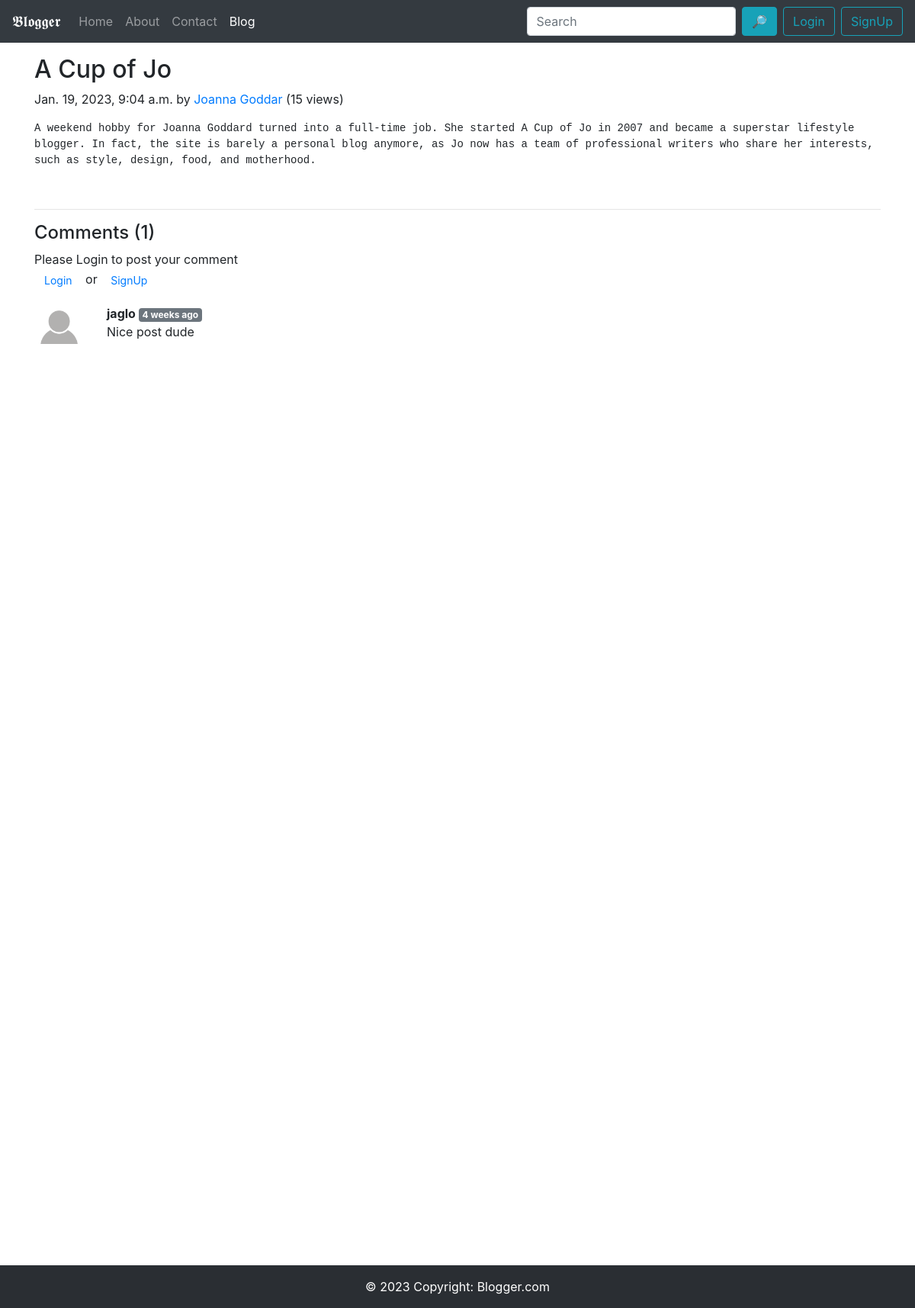
The app's page /blog/A_Cup_of_Jo with its own data.
### blogapp/models.py (models this page shows, shortened)
class Post(models.Model):
    sno=models.AutoField(primary_key=True)
    title=models.CharField(max_length=255)
    author=models.CharField(max_length=14)
    views=models.IntegerField(default=0)
    slug=models.CharField(max_length=130)
    timeStamp=models.DateTimeField(blank=True)
    content=models.TextField()

class BlogComment(models.Model):
    sno = models.AutoField(primary_key=True)
    comment = models.TextField()
    user = models.ForeignKey(User, on_delete=models.CASCADE)
    post = models.ForeignKey(Post, on_delete=models.CASCADE)
    parent = models.ForeignKey('self', on_delete=models.CASCADE, null=True)
    timestamp = models.DateTimeField(default=now)

### blogapp/views.py (the view)
# urls.py: path('<str:slug>', views.blogPost, name='blogPost'),
def blogPost(request, slug):
    post = Post.objects.filter(slug=slug).first()
    post.views = post.views + 1
    post.save()
    comments = BlogComment.objects.filter(post=post, parent=None)
    replies = BlogComment.objects.filter(post=post).exclude(parent=None)
    replyDict={}
    for reply in replies:
        if reply.parent.sno not in replyDict:
            replyDict[reply.parent.sno] = [reply]
        else:
            replyDict[reply.parent.sno].append(reply)
    context = {"post": post, "comments": comments, "user": request.user, "replyDict": replyDict}
    return render(request, 'blog/blogpost.html', context)

### blogapp/templatetags/extras.py (called while the page is built)
@register.filter(name='get_val')
def get_val(dict, key):
    return dict.get(key)

### templates/blog/blogpost.html (shortened to what this page needs)
{% extends 'base.html' %}
{% block blogactive %} active {% endblock blogactive %}
{% block body %}
{% load humanize %}
{% load extras %}
<div class="container my-3">
        <div class="blog-post">
                <h2 class="blog-post-title">{{post.title}}</h2>
                <p class="blog-post-meta">{{post.timeStamp}} by <a href="#">{{post.author}}</a> (<span>{{post.views}} views</span>)</p>
                <pre style="white-space:pre-wrap"><p>{{post.content}}</p><br></pre>
                <hr>
        </div>
</div>
<div class="container">
        <h4> Comments ({{comments.count}})</h4>
        {% if user.is_authenticated %}
        <form action="/blog/postComment" method="post">
                {% csrf_token %}
                <div class="form-group">
                        <label for="exampleInputEmail1">Post Comment </label>
                        <input type="text" class="form-control" name="comment" placeholder="Enter comment here">
                </div>
                <input type="hidden" name="postSn" value="{{post.sno}}">
                <input type="hidden" name="parentSn" value="">
                <button type="submit" class="btn btn-outline-primary">Submit</button>
        </form>
        {% else %}
        Please Login to post your comment <br>
        <a class="btn btn-link btn-sm mx-1" data-toggle="modal" data-target="#loginModal" name="login">
                Login
        </a>
        or
        <button type="button" class="btn btn-link btn-sm ml-1" data-toggle="modal" data-target="#signupModal">
                SignUp
        </button>
        {% endif %}
        {% for comment in comments %}
        <div class="row my-3">
                <div class="col-md-1  ">
                        <img class="rounded mx-auto d-block w-100 p-2" src="/static/img/d_user.png" alt="user">
                </div>
                <div class="col-md-11 ">
                        <b> {{comment.user.username}} </b><span
                                class="badge badge-secondary ">{{comment.timestamp|naturaltime}}</span>
                        <div> {{comment.comment}} </div>
                </div>
        </div>
        {% endfor %}
</div>
{% endblock body%}

### records on screen
Post: title "A Cup of Jo", timeStamp "Jan. 19, 2023, 9:04 a.m.", author "Joanna Goddar", views "15", content "A weekend hobby for Joanna Goddard turned into a full-time job. She started A Cup of Jo in 2007 and became a superstar lifestyle blogger. In fact, the site is barely a personal blog anymore, as Jo now has a team of professional writers who share her interests, such as style, design, food, and motherhood."
BlogComment: user.username "jaglo", timestamp "4 weeks ago", comment "Nice post dude"

### other values on screen
{{ comments.count }} "1"
